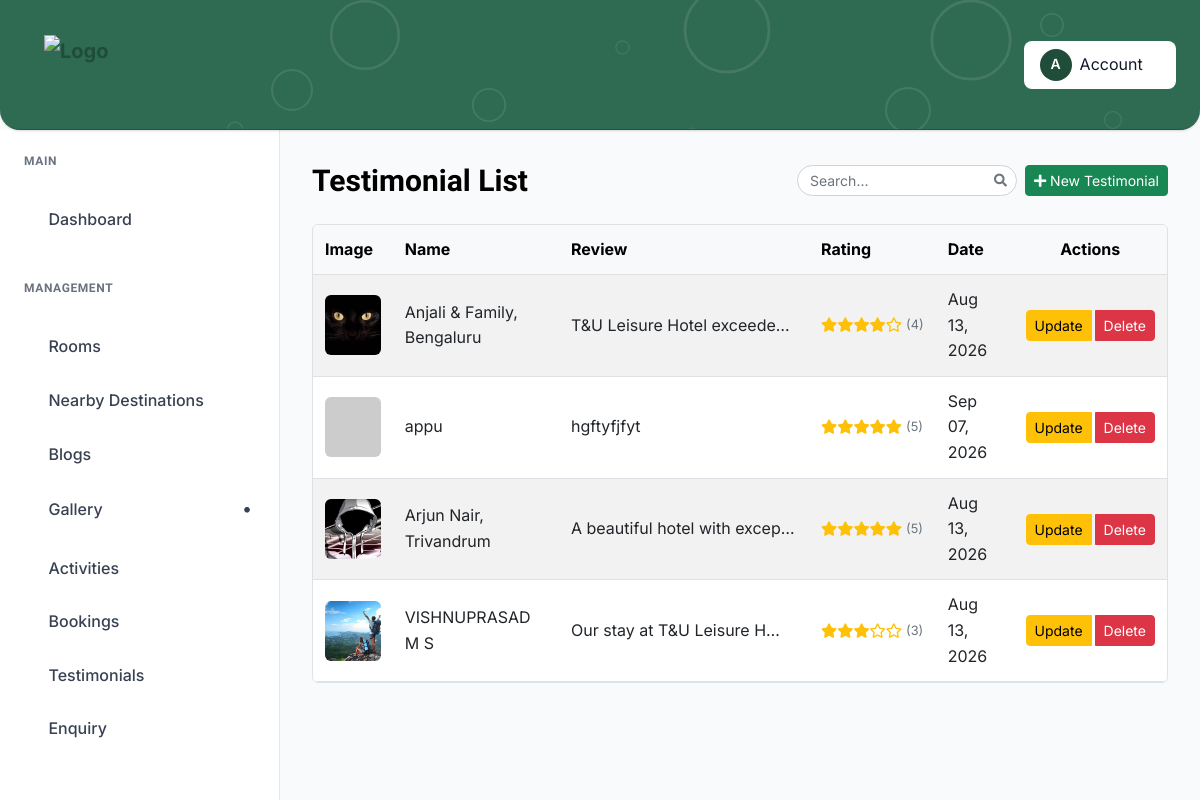
Page /testimonials/ on the committed database.
### tandj_app/models.py (models this page shows, shortened)
class OptimizedImageModel(models.Model):
    image_fields = []  # override in child models
    class Meta:
        abstract = True

class Testimonial(OptimizedImageModel):
    name = models.CharField(
        max_length=100, help_text="Name of the person giving the testimonial"
    )
    image = models.ImageField(
        upload_to="testimonials/", blank=True, null=True, help_text="Profile picture"
    )
    review = models.TextField(help_text="Customer or client review")
    rating = models.PositiveIntegerField(
        validators=[MinValueValidator(1), MaxValueValidator(5)],
        help_text="Rating out of 5 stars",
    )
    created_at = models.DateTimeField(auto_now_add=True)
    updated_at = models.DateTimeField(auto_now=True)
    image_fields = ["image"]
    class Meta:
        ordering = ["-created_at"]
        verbose_name = "Testimonial"
        verbose_name_plural = "Testimonials"

### tandj_app/views.py (the view)
# urls.py: path("testimonials/", views.testimonial_list, name="testimonial_list"),
def testimonial_list(request):
    testimonials_list = Testimonial.objects.all().order_by(Lower("name"))
    paginator = Paginator(testimonials_list, 6)
    page_number = request.GET.get("page")
    testimonials = paginator.get_page(page_number)
    return render(
        request, "admin_pages/review_list.html", {"testimonials": testimonials}
    )

### tandj_app/context_processors.py (called while the page is built)
def booking_modal_rooms(request):
    return {
        'rooms': Room.objects.all()  # <-- add .filter(...) here if you need to exclude inactive/draft rooms
    }

### templates/admin_pages/review_list.html (shortened to what this page needs)
{% extends "admin_pages/base.html" %}
{% load static %}
{% block content %}
<div class="dashboard__form__wraper">
    <div class="create__course__title mb-4 d-flex flex-wrap justify-content-between align-items-center gap-2">
         <h4 class="mb-0">Testimonial List</h4>
        <div class="d-flex align-items-center gap-2 ms-auto">
            <div class="search-box">
                <input type="text" id="blogSearchInput" class="form-control form-control-sm" placeholder="Search...">
            </div>
        </div>
        <a href="{% url 'tandj_app:testimonial_create' %}" class="btn btn-success btn-sm">
            <i class="fas fa-plus"></i> New Testimonial
        </a>
    </div>
    <div class="custom-table-container">
        <table class="table table-striped table-hover align-middle">
            <thead class="table-light">
                <tr>
                    <th scope="col">Image</th>
                    <th scope="col">Name</th>
                    <th scope="col">Review</th>
                    <th scope="col">Rating</th>
                    <th scope="col">Date</th>
                    <th scope="col" class="text-center">Actions</th>
                </tr>
            </thead>
            <tbody>
                {% for testimonial in testimonials %}
                <tr>
                    <td>
                        {% if testimonial.image %}
                            <img src="{{ testimonial.image.url }}" alt="{{ testimonial.name }}" class="img-fluid rounded" width="80" height="60" style="object-fit: cover;">
                        {% else %}
                            <img src="https://via.placeholder.com/80x60?text=No+Image" alt="No Image" class="img-fluid rounded" width="80" height="60">
                        {% endif %}
                    </td>
                    <td>{{ testimonial.name }}</td>
                    <td class="description-cell">{{ testimonial.review|truncatechars:30|safe }}</td>
                    <td>
                        <div class="rating-stars">
                            {% for i in "12345" %}
                                {% if forloop.counter <= testimonial.rating %}
                                    <i class="fas fa-star text-warning"></i>
                                {% else %}
                                    <i class="far fa-star text-warning"></i>
                                {% endif %}
                            {% endfor %}
                            <span class="ms-1">({{ testimonial.rating }})</span>
                        </div>
                    </td>
                    <td>{{ testimonial.created_at|date:"M d, Y" }}</td>
                    <td class="text-center">
                        <div class="btn-group" role="group">
                            <button type="button" class="btn btn-sm btn-warning me-1" data-bs-toggle="modal" data-bs-target="#updateTestimonialModal{{ testimonial.id }}">
                                Update
                            </button>
                            <button type="button" class="btn btn-sm btn-danger" data-bs-toggle="modal" data-bs-target="#deleteTestimonialModal{{ testimonial.id }}">
                                Delete
                            </button>
                        </div>
                    </td>
                </tr>
                {% empty %}
                <tr>
                    <td colspan="6" class="text-center py-4">
                        <p class="text-muted">No testimonials found. <a href="{% url 'tandj_app:testimonial_create' %}">Add your first testimonial</a></p>
                    </td>
                </tr>
                {% endfor %}
            </tbody>
        </table>
    </div>
</div>
{% endblock %}

### templates/admin_pages/base.html (style rules this page uses)
:root { --primary-blue: #1f4d3a; --dark-blue: #14332a; --light-blue: #dcebe3; --sidebar-width: 280px; --header-height: 130px; --white: #ffffff; --gray-50: #f9fafb; --gray-100: #f3f4f6; --gray-200: #e5e7eb; --gray-300: #d1d5db; --gray-500: #6b7280; --gray-700: #374151; --gray-800: #1f2937; --gray-900: #111827; --shadow: 0 1px 3px 0 rgba(0, 0, 0, 0.1), 0 1px 2px 0 rgba(0, 0, 0, 0.06); --shadow-lg: 0 10px 15px -3px rgba(0, 0, 0, 0.1), 0 4px 6px -2px rgba(0, 0, 0, 0.05); }
* { margin: 0; padding: 0; box-sizing: border-box; }
body { font-family: 'Inter', 'Segoe UI', Tahoma, Geneva, Verdana, sans-serif; background-color: var(--gray-50); color: var(--gray-900); line-height: 1.6; }
.search-box { width: 220px; position: relative; transition: all 0.3s ease; }
.search-box input { width: 100%; border-radius: 20px; padding-left: 12px; padding-right: 32px; font-size: 14px; transition: all 0.2s ease; }
.search-box::after { content: "\f002"; font-family: "Font Awesome 5 Free"; font-weight: 900; position: absolute; right: 10px; top: 50%; transform: translateY(-50%); color: #6c757d; pointer-events: none; font-size: 13px; }

### templates/admin_pages/review_list.html (style rules this page uses)
.custom-table-container .table img { width: 80px; height: 60px; object-fit: cover; border-radius: 6px; }
.rating-stars { display: flex; align-items: center; }
.rating-stars .fa-star { font-size: 0.9rem; }
.rating-stars span { font-size: 0.8rem; color: #6c757d; }
.custom-table-container { width: 100%; overflow-x: auto; -webkit-overflow-scrolling: touch; border: 1px solid #dee2e6; border-radius: 0.375rem; background: white; margin-bottom: 1rem; position: relative; }
.custom-table-container { overflow-y: hidden; }
.custom-table-container table { min-width: 800px; width: 100%; margin-bottom: 0; }
.description-cell { max-width: 250px; overflow: hidden; text-overflow: ellipsis; white-space: nowrap; }
.custom-table-container .table th, .custom-table-container .table td { vertical-align: middle; padding: 0.75rem; }
.custom-table-container thead th { position: sticky; top: 0; background-color: #f8f9fa; z-index: 10; box-shadow: 0 1px 0 #dee2e6; }

### rows in the picture
Testimonial: image (picture), name "Anjali & Family, Bengaluru", review "T&U Leisure Hotel exceede…", rating "4", created_at "Aug 13, 2026"
Testimonial: name "appu", review "hgftyfjfyt", rating "5", created_at "Sep 07, 2026"
Testimonial: image (picture), name "Arjun Nair, Trivandrum", review "A beautiful hotel with excep…", rating "5", created_at "Aug 13, 2026"
Testimonial: image (picture), name "VISHNUPRASAD M S", review "Our stay at T&U Leisure H…", rating "3", created_at "Aug 13, 2026"
